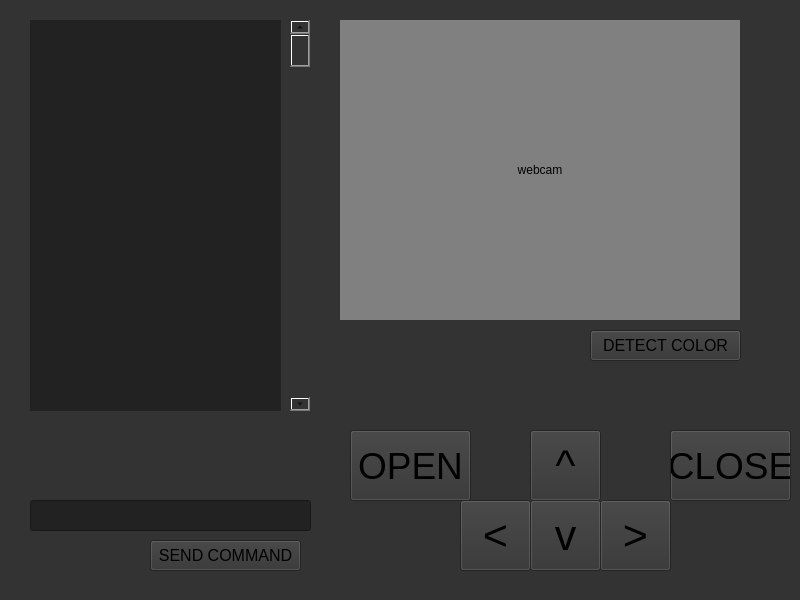
<?xml version="1.0" encoding="UTF-8"?>
<ui version="4.0">
 <class>Form</class>
 <widget class="QWidget" name="Form">
  <property name="geometry">
   <rect>
    <x>0</x>
    <y>0</y>
    <width>800</width>
    <height>600</height>
   </rect>
  </property>
  <property name="windowTitle">
   <string>Form</string>
  </property>
  <property name="styleSheet">
   <string notr="true">background-color:#333</string>
  </property>
  <widget class="QPushButton" name="pushButton_forward">
   <property name="geometry">
    <rect>
     <x>530</x>
     <y>430</y>
     <width>71</width>
     <height>71</height>
    </rect>
   </property>
   <property name="font">
    <font>
     <pointsize>32</pointsize>
    </font>
   </property>
   <property name="text">
    <string>^</string>
   </property>
  </widget>
  <widget class="QPushButton" name="pushButton_backward">
   <property name="geometry">
    <rect>
     <x>530</x>
     <y>500</y>
     <width>71</width>
     <height>71</height>
    </rect>
   </property>
   <property name="font">
    <font>
     <pointsize>32</pointsize>
    </font>
   </property>
   <property name="text">
    <string>v</string>
   </property>
  </widget>
  <widget class="QPushButton" name="pushButton_right">
   <property name="geometry">
    <rect>
     <x>600</x>
     <y>500</y>
     <width>71</width>
     <height>71</height>
    </rect>
   </property>
   <property name="font">
    <font>
     <pointsize>32</pointsize>
    </font>
   </property>
   <property name="text">
    <string>&gt;</string>
   </property>
   <property name="iconSize">
    <size>
     <width>16</width>
     <height>16</height>
    </size>
   </property>
  </widget>
  <widget class="QPushButton" name="pushButton_left">
   <property name="geometry">
    <rect>
     <x>460</x>
     <y>500</y>
     <width>71</width>
     <height>71</height>
    </rect>
   </property>
   <property name="font">
    <font>
     <pointsize>32</pointsize>
    </font>
   </property>
   <property name="text">
    <string>&lt;</string>
   </property>
  </widget>
  <widget class="QPushButton" name="pushButton_open">
   <property name="geometry">
    <rect>
     <x>350</x>
     <y>430</y>
     <width>121</width>
     <height>71</height>
    </rect>
   </property>
   <property name="font">
    <font>
     <pointsize>28</pointsize>
    </font>
   </property>
   <property name="text">
    <string>OPEN</string>
   </property>
  </widget>
  <widget class="QPushButton" name="pushButton_close">
   <property name="geometry">
    <rect>
     <x>670</x>
     <y>430</y>
     <width>121</width>
     <height>71</height>
    </rect>
   </property>
   <property name="font">
    <font>
     <pointsize>28</pointsize>
    </font>
   </property>
   <property name="text">
    <string>CLOSE</string>
   </property>
  </widget>
  <widget class="QWidget" name="logging" native="true">
   <property name="geometry">
    <rect>
     <x>30</x>
     <y>20</y>
     <width>251</width>
     <height>391</height>
    </rect>
   </property>
   <property name="font">
    <font>
     <family>Consolas</family>
     <pointsize>16</pointsize>
    </font>
   </property>
   <property name="styleSheet">
    <string notr="true">background-color:#222</string>
   </property>
  </widget>
  <widget class="QPushButton" name="pushButton_sendCommand">
   <property name="geometry">
    <rect>
     <x>150</x>
     <y>540</y>
     <width>151</width>
     <height>31</height>
    </rect>
   </property>
   <property name="font">
    <font>
     <pointsize>12</pointsize>
    </font>
   </property>
   <property name="text">
    <string>SEND COMMAND</string>
   </property>
  </widget>
  <widget class="QScrollBar" name="verticalScrollBar">
   <property name="geometry">
    <rect>
     <x>290</x>
     <y>20</y>
     <width>20</width>
     <height>391</height>
    </rect>
   </property>
   <property name="orientation">
    <enum>Qt::Vertical</enum>
   </property>
  </widget>
  <widget class="QLineEdit" name="lineEdit">
   <property name="geometry">
    <rect>
     <x>30</x>
     <y>500</y>
     <width>281</width>
     <height>31</height>
    </rect>
   </property>
   <property name="font">
    <font>
     <family>Consolas</family>
     <pointsize>16</pointsize>
    </font>
   </property>
   <property name="styleSheet">
    <string notr="true">background-color:#222</string>
   </property>
  </widget>
  <widget class="QLabel" name="screen">
   <property name="geometry">
    <rect>
     <x>340</x>
     <y>20</y>
     <width>400</width>
     <height>300</height>
    </rect>
   </property>
   <property name="styleSheet">
    <string notr="true">background-color: gray</string>
   </property>
   <property name="text">
    <string>webcam</string>
   </property>
   <property name="alignment">
    <set>Qt::AlignCenter</set>
   </property>
  </widget>
  <widget class="QPushButton" name="pushButton_detectColor">
   <property name="geometry">
    <rect>
     <x>590</x>
     <y>330</y>
     <width>151</width>
     <height>31</height>
    </rect>
   </property>
   <property name="font">
    <font>
     <pointsize>12</pointsize>
    </font>
   </property>
   <property name="text">
    <string>DETECT COLOR</string>
   </property>
  </widget>
 </widget>
 <resources/>
 <connections/>
</ui>
